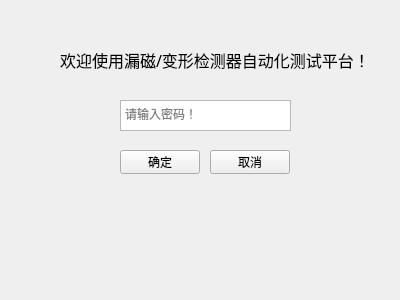
<?xml version="1.0" encoding="UTF-8"?>
<ui version="4.0">
 <class>panel_password</class>
 <widget class="QWidget" name="panel_password">
  <property name="geometry">
   <rect>
    <x>0</x>
    <y>0</y>
    <width>400</width>
    <height>300</height>
   </rect>
  </property>
  <property name="windowTitle">
   <string>请输入密码！</string>
  </property>
  <widget class="QPushButton" name="pushButton">
   <property name="geometry">
    <rect>
     <x>120</x>
     <y>150</y>
     <width>80</width>
     <height>24</height>
    </rect>
   </property>
   <property name="text">
    <string>确定</string>
   </property>
  </widget>
  <widget class="QPushButton" name="pushButton_2">
   <property name="geometry">
    <rect>
     <x>210</x>
     <y>150</y>
     <width>80</width>
     <height>24</height>
    </rect>
   </property>
   <property name="text">
    <string>取消</string>
   </property>
  </widget>
  <widget class="QTextEdit" name="textEdit">
   <property name="geometry">
    <rect>
     <x>120</x>
     <y>100</y>
     <width>171</width>
     <height>31</height>
    </rect>
   </property>
   <property name="inputMethodHints">
    <set>Qt::ImhMultiLine</set>
   </property>
   <property name="documentTitle">
    <string/>
   </property>
   <property name="markdown">
    <string/>
   </property>
   <property name="html">
    <string>&lt;!DOCTYPE HTML PUBLIC &quot;-//W3C//DTD HTML 4.0//EN&quot; &quot;http://www.w3.org/TR/REC-html40/strict.dtd&quot;&gt;
&lt;html&gt;&lt;head&gt;&lt;meta name=&quot;qrichtext&quot; content=&quot;1&quot; /&gt;&lt;meta charset=&quot;utf-8&quot; /&gt;&lt;style type=&quot;text/css&quot;&gt;
p, li { white-space: pre-wrap; }
hr { height: 1px; border-width: 0; }
&lt;/style&gt;&lt;/head&gt;&lt;body style=&quot; font-family:'Microsoft YaHei UI'; font-size:9pt; font-weight:400; font-style:normal;&quot;&gt;
&lt;p style=&quot;-qt-paragraph-type:empty; margin-top:0px; margin-bottom:0px; margin-left:0px; margin-right:0px; -qt-block-indent:0; text-indent:0px;&quot;&gt;&lt;br /&gt;&lt;/p&gt;&lt;/body&gt;&lt;/html&gt;</string>
   </property>
   <property name="placeholderText">
    <string>请输入密码！</string>
   </property>
  </widget>
  <widget class="QLabel" name="label">
   <property name="geometry">
    <rect>
     <x>60</x>
     <y>50</y>
     <width>311</width>
     <height>20</height>
    </rect>
   </property>
   <property name="font">
    <font>
     <family>华文楷体</family>
     <pointsize>12</pointsize>
    </font>
   </property>
   <property name="text">
    <string>欢迎使用漏磁/变形检测器自动化测试平台！</string>
   </property>
  </widget>
 </widget>
 <resources/>
 <connections/>
</ui>
